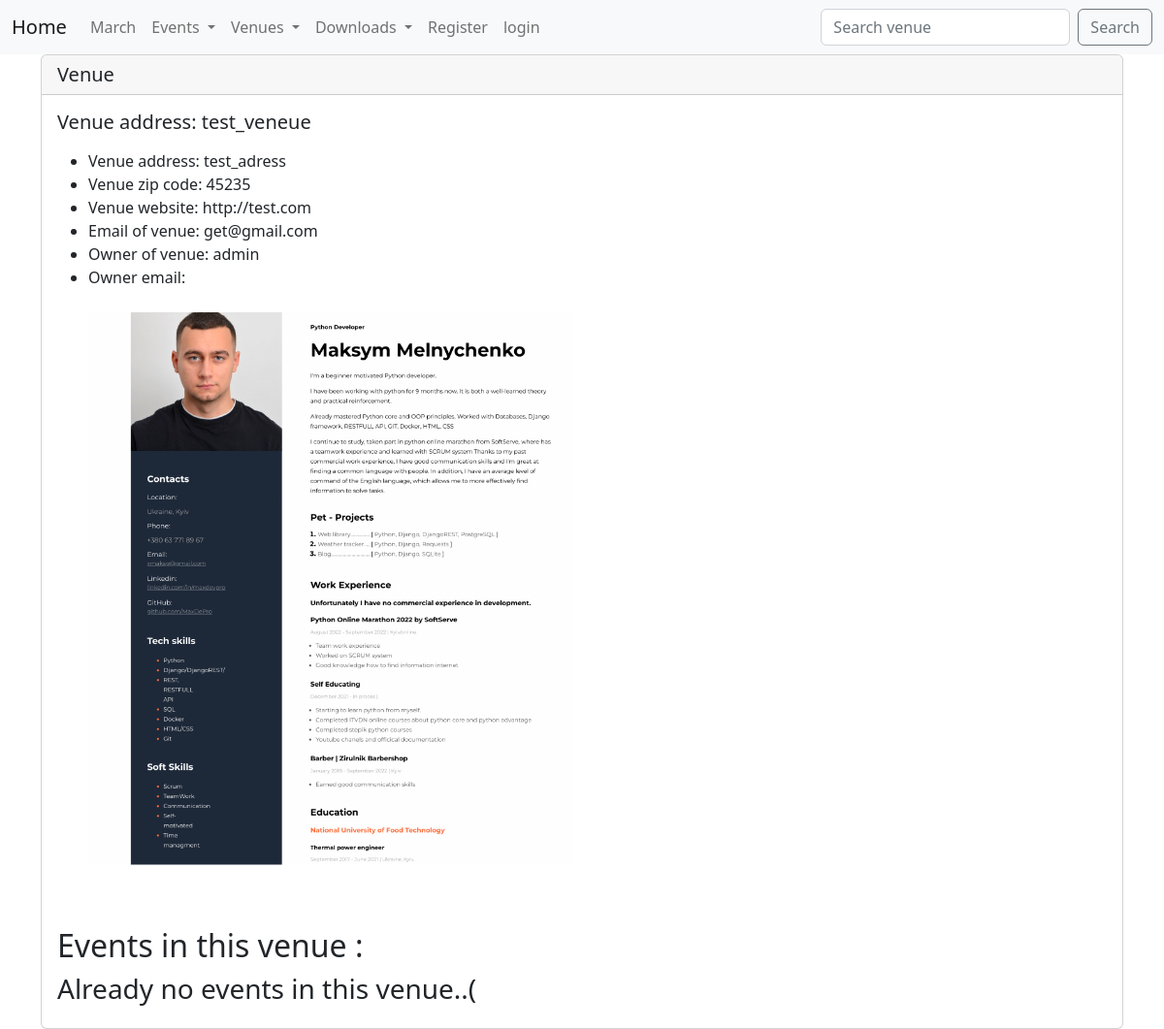
Page /venue_detail/14/ on the committed database.
### events/models.py (models this page shows)
class Venue(models.Model):
    name = models.CharField('Venue name', max_length=120)
    address = models.CharField(max_length=300)
    zip_code = models.CharField('Zip code', max_length=10, blank=True)
    phone = models.CharField('Contact phone', max_length=15, blank=True)
    web = models.URLField('Website address', blank=True)
    email = models.EmailField('Email address', blank=True)
    owner = models.IntegerField('Venue owner', blank=False, default=1)
    venue_image = models.ImageField(null=True, blank=True, upload_to='images/')
    def __str__(self):
        return self.name

### events/views.py (the view)
# urls.py: path('venue_detail/<venue_id>/', venue_detail, name='venue_detail'),
def venue_detail(request, venue_id):
    venue = Venue.objects.get(pk=venue_id)
    venue_owner = User.objects.get(pk=venue.owner)
    events = venue.event_set.all()
    context = {
        'venue': venue,
        'venue_owner': venue_owner,
        'events': events,
    }
    return render(request, 'events/venue_detail.html', context)

### events/templates/events/venue_detail.html
{% extends 'events/main.html' %}
{% block content %}
<div class="card">
    <h5 class="card-header">Venue</h5>
    <div class="card-body">
        <h5 class="card-title">Venue address: {{ venue }}</h5>
        <p class="card-text">
            <ul>
            <li>
                Venue address: {{ venue.address }}
            </li>
            <li>
              Venue zip code: {{ venue.zip_code }}
            </li>
            <li>
                Venue website: {{ venue.web }}
            </li>
            <li>
                Email of venue: {{ venue.email }}
            </li>
            <li>
                Owner of venue: {{ venue_owner }}
            </li>
            <li>
                Owner email: {{ venue_owner.email }}
            </li>
        <br>
            {% if venue.venue_image %}
                <img src="{{ venue.venue_image.url }}" alt="" width="500">
            {% endif %}
            </ul>
        </p>
        <br>
        <br>
        <h2>Events in this venue : </h2>
        {% if events %}
        {% for event in events %}
            <a href="{% url 'event_detail' event.id %}">{{ event }}</a>
            <br>
        {% endfor %}
        {% else %}
        <h3>Already no events in this venue..(</h3>
        {% endif %}
    </div>
</div>
{% endblock %}

### events/templates/events/main.html (style rules this page uses)
body { backgroud: #f4f4f4; }

### rows in the picture
Venue: name "test_veneue", address "test_adress", zip_code "45235", web "http://test.com", email "get@gmail.com", venue_image (picture)

### other values in the picture
{{ venue_owner }} "admin"
